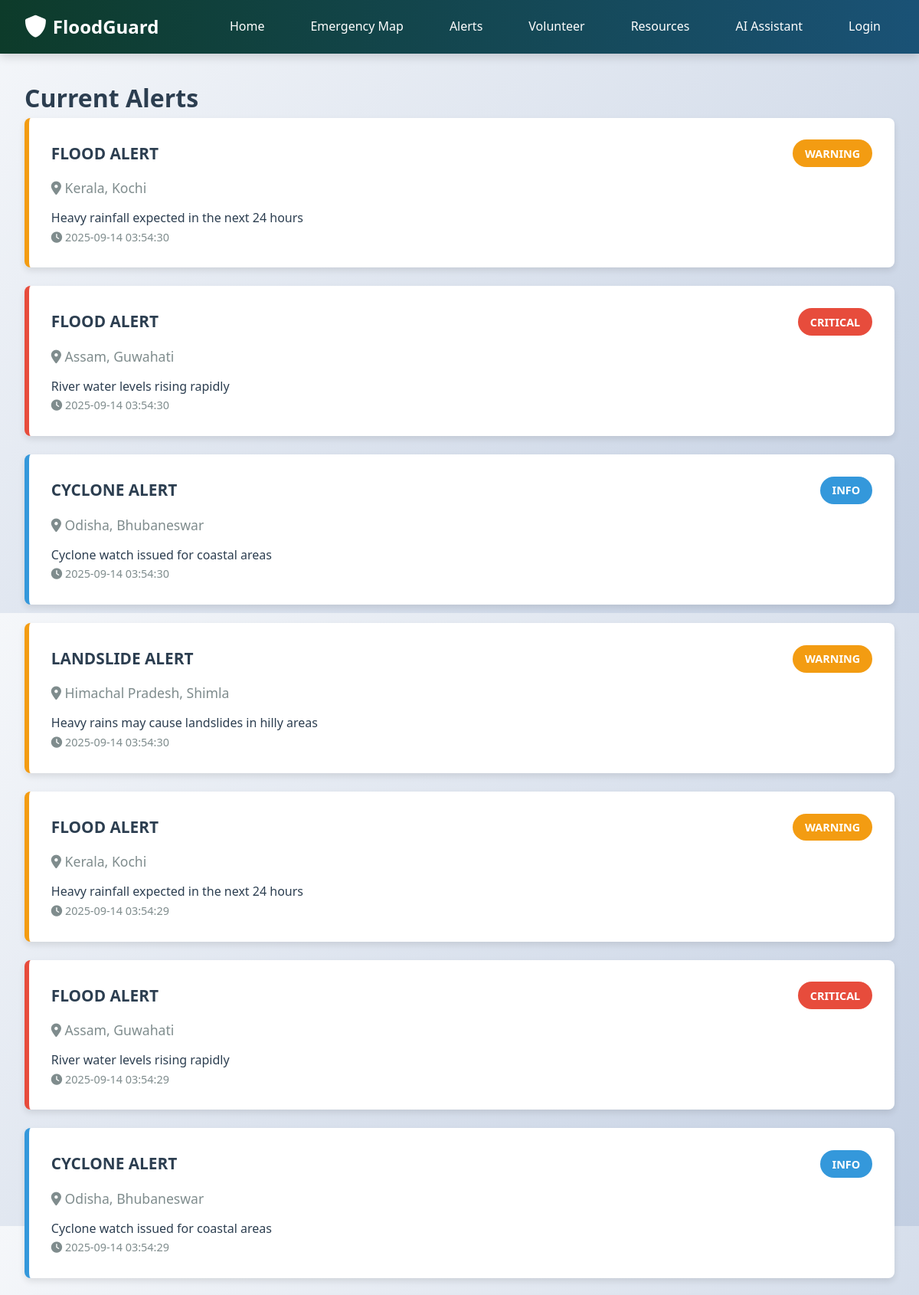
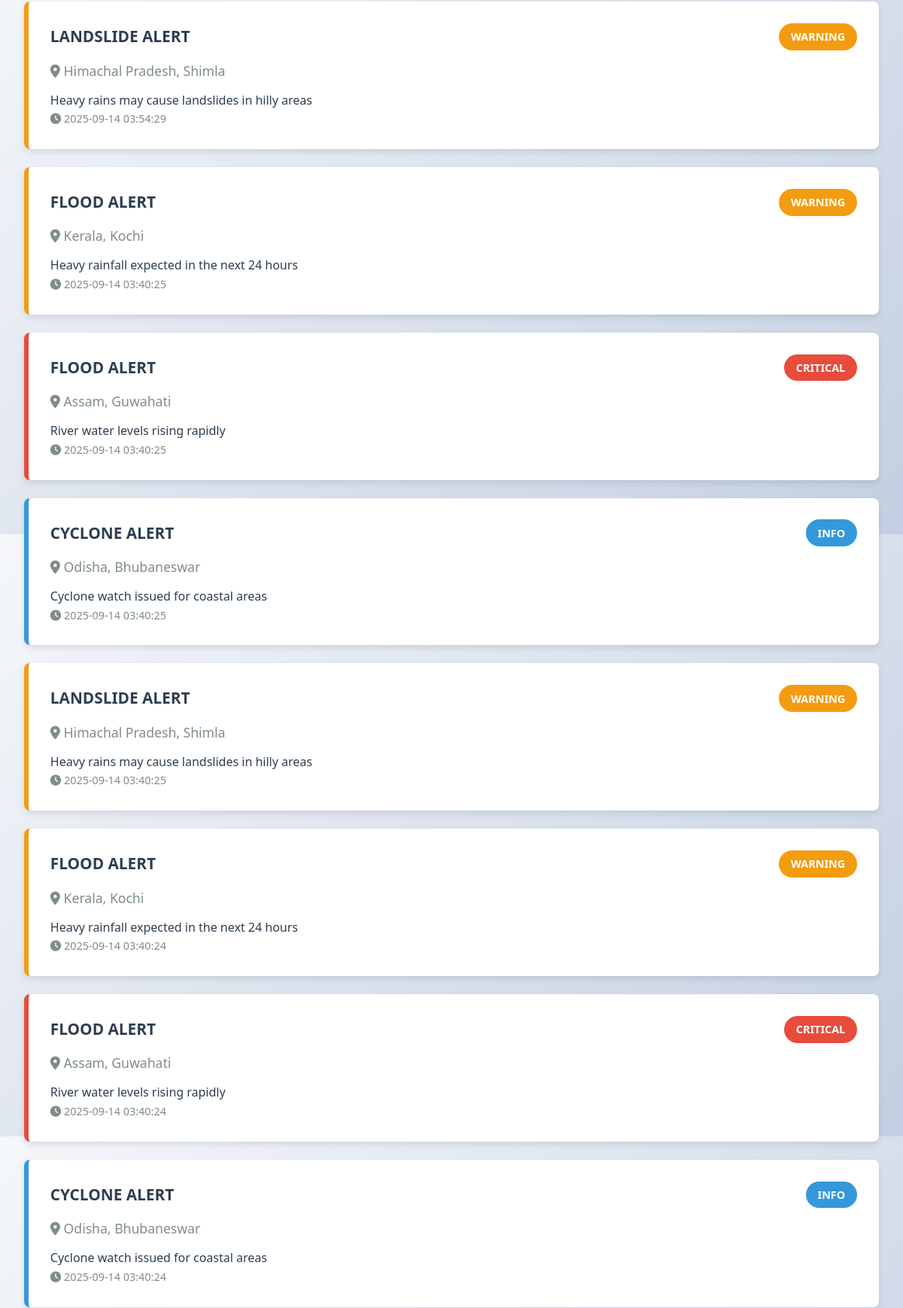
Screenshot of /alerts (upper part) with the database file from the repository (2 pictures, top to bottom).
### tables this page shows
CREATE TABLE alerts
                 (id INTEGER PRIMARY KEY AUTOINCREMENT,
                 type TEXT NOT NULL,
                 location TEXT NOT NULL,
                 severity TEXT NOT NULL,
                 description TEXT NOT NULL,
                 latitude REAL NOT NULL,
                 longitude REAL NOT NULL,
                 created_at TIMESTAMP DEFAULT CURRENT_TIMESTAMP);

### app.py (the view)
@app.route('/alerts')
def alerts():
    conn = get_db()
    alerts = conn.execute('SELECT * FROM alerts ORDER BY created_at DESC').fetchall()
    conn.close()
    return render_template('alerts.html', alerts=alerts)

### app.py (called while the page is built)
def get_db():
    conn = sqlite3.connect(app.config['DATABASE'])
    conn.row_factory = sqlite3.Row
    return conn

### templates/alerts.html (shortened to what this page needs)
{% extends "base.html" %}
{% block content %}
<div class="alert-container">
    <h1>Current Alerts</h1>
    {% if alerts %}
        {% for alert in alerts %}
        <div class="alert-card {{ alert.severity }}">
            <div class="alert-header">
                <div class="alert-title">{{ alert.type|upper }} ALERT</div>
                <div class="alert-severity severity-{{ alert.severity }}">{{ alert.severity|upper }}</div>
            </div>
            <div class="alert-location"><i class="fas fa-map-marker-alt"></i> {{ alert.location }}</div>
            <p>{{ alert.description }}</p>
            <div class="alert-time"><i class="fas fa-clock"></i> {{ alert.created_at }}</div>
        </div>
        {% endfor %}
    {% endif %}
</div>
{% endblock %}

### templates/base.html (shortened to what this page needs)
<!DOCTYPE html>
<html lang="en">
<head>
    <link rel="stylesheet" href="{{ url_for('static', filename='css/style.css') }}">
    <link href="https://cdnjs.cloudflare.com/ajax/libs/font-awesome/6.0.0/css/all.min.css" rel="stylesheet">
    <link rel="stylesheet" href="https://unpkg.com/leaflet@1.7.1/dist/leaflet.css" />
</head>
<body>
    <nav class="navbar">
        <div class="nav-container">
            <div class="nav-logo">
                <i class="fas fa-shield-alt"></i>
                <span>FloodGuard </span>
            </div>
            <ul class="nav-menu">
                <li class="nav-item">
                    <a href="{{ url_for('index') }}" class="nav-link">Home</a>
                </li>
                <li class="nav-item">
                    <a href="{{ url_for('map') }}" class="nav-link">Emergency Map</a>
                </li>
                <li class="nav-item">
                    <a href="{{ url_for('alerts') }}" class="nav-link">Alerts</a>
                </li>
                <li class="nav-item">
                    <a href="{{ url_for('volunteer') }}" class="nav-link">Volunteer</a>
                </li>
                <li class="nav-item">
                    <a href="{{ url_for('resources') }}" class="nav-link">Resources</a>
                </li>
                <li class="nav-item">
                    <a href="{{ url_for('chatbot') }}" class="nav-link">AI Assistant</a>
                </li>
                {% if session.user_id %}
                <li class="nav-item">
                    <a href="{{ url_for('logout') }}" class="nav-link">Logout ({{ session.username }})</a>
                </li>
                {% else %}
                <li class="nav-item">
                    <a href="{{ url_for('login') }}" class="nav-link">Login</a>
                </li>
                {% endif %}
            </ul>
        </div>
    </nav>
    <main>
        {% block content %}{% endblock %}
    </main>
</body>
</html>

### static/css/style.css (style rules this page uses)
:root { --dark-green: #0d3b2a; --medium-green: #1e8449; --light-green: #27ae60; --dark-blue: #1a5276; --medium-blue: #2874a6; --light-blue: #3498db; --dark-gray: #2c3e50; --medium-gray: #7f8c8d; --light-gray: #ecf0f1; --white: #ffffff; --black: #000000; --warning: #f39c12; --danger: #e74c3c; --info: #3498db; --success: #27ae60; }
* { margin: 0; padding: 0; box-sizing: border-box; }
body { font-family: 'Segoe UI', Tahoma, Geneva, Verdana, sans-serif; line-height: 1.6; color: var(--dark-gray); background: linear-gradient(135deg, #f5f7fa 0%, #c3cfe2 100%); min-height: 100vh; }
.navbar { background: linear-gradient(90deg, var(--dark-green) 0%, var(--dark-blue) 100%); padding: 1rem 0; position: sticky; top: 0; z-index: 1000; box-shadow: 0 4px 12px rgba(0, 0, 0, 0.15); }
.nav-container { max-width: 1200px; margin: 0 auto; display: flex; justify-content: space-between; align-items: center; padding: 0 2rem; }
.nav-logo { display: flex; align-items: center; color: var(--white); font-size: 1.5rem; font-weight: bold; }
.nav-logo i { margin-right: 0.5rem; font-size: 1.8rem; }
.nav-menu { display: flex; list-style: none; }
.nav-item { margin-left: 1.5rem; }
.nav-link { color: var(--white); text-decoration: none; font-weight: 500; padding: 0.5rem 1rem; border-radius: 4px; transition: all 0.3s ease; border: 2px solid transparent; }
main { min-height: calc(100vh - 160px); }
.alert-container { max-width: 1200px; margin: 2rem auto; padding: 0 2rem; }
.alert-card { background-color: var(--white); border-left: 6px solid var(--light-blue); border-radius: 8px; padding: 1.8rem; margin-bottom: 1.5rem; box-shadow: 0 4px 8px rgba(0, 0, 0, 0.1); transition: all 0.3s ease; }
.alert-card.critical { border-left-color: var(--danger); }
.alert-card.warning { border-left-color: var(--warning); }
.alert-card.info { border-left-color: var(--info); }
.alert-header { display: flex; justify-content: space-between; align-items: center; margin-bottom: 0.8rem; }
.alert-title { font-weight: bold; font-size: 1.3rem; }
.alert-severity { padding: 0.4rem 1rem; border-radius: 20px; font-size: 0.9rem; font-weight: bold; }
.severity-critical { background-color: var(--danger); color: white; }
.severity-warning { background-color: var(--warning); color: white; }
.severity-info { background-color: var(--info); color: white; }
.alert-location { color: var(--medium-gray); margin-bottom: 0.8rem; font-size: 1.1rem; }
.alert-time { color: var(--medium-gray); font-size: 0.9rem; }

### rows the page displays
alerts: type "FLOOD", severity "WARNING", location "Kerala, Kochi", description "Heavy rainfall expected in the next 24 hours", created_at "2025-09-14 03:54:30"
alerts: type "FLOOD", severity "CRITICAL", location "Assam, Guwahati", description "River water levels rising rapidly", created_at "2025-09-14 03:54:30"
alerts: type "CYCLONE", severity "INFO", location "Odisha, Bhubaneswar", description "Cyclone watch issued for coastal areas", created_at "2025-09-14 03:54:30"
alerts: type "LANDSLIDE", severity "WARNING", location "Himachal Pradesh, Shimla", description "Heavy rains may cause landslides in hilly areas", created_at "2025-09-14 03:54:30"
alerts: type "FLOOD", severity "WARNING", location "Kerala, Kochi", description "Heavy rainfall expected in the next 24 hours", created_at "2025-09-14 03:54:29"
alerts: type "FLOOD", severity "CRITICAL", location "Assam, Guwahati", description "River water levels rising rapidly", created_at "2025-09-14 03:54:29"
alerts: type "CYCLONE", severity "INFO", location "Odisha, Bhubaneswar", description "Cyclone watch issued for coastal areas", created_at "2025-09-14 03:54:29"
alerts: type "LANDSLIDE", severity "WARNING", location "Himachal Pradesh, Shimla", description "Heavy rains may cause landslides in hilly areas", created_at "2025-09-14 03:54:29"
alerts: type "FLOOD", severity "WARNING", location "Kerala, Kochi", description "Heavy rainfall expected in the next 24 hours", created_at "2025-09-14 03:40:25"
alerts: type "FLOOD", severity "CRITICAL", location "Assam, Guwahati", description "River water levels rising rapidly", created_at "2025-09-14 03:40:25"
alerts: type "CYCLONE", severity "INFO", location "Odisha, Bhubaneswar", description "Cyclone watch issued for coastal areas", created_at "2025-09-14 03:40:25"
alerts: type "LANDSLIDE", severity "WARNING", location "Himachal Pradesh, Shimla", description "Heavy rains may cause landslides in hilly areas", created_at "2025-09-14 03:40:25"
alerts: type "FLOOD", severity "WARNING", location "Kerala, Kochi", description "Heavy rainfall expected in the next 24 hours", created_at "2025-09-14 03:40:24"
alerts: type "FLOOD", severity "CRITICAL", location "Assam, Guwahati", description "River water levels rising rapidly", created_at "2025-09-14 03:40:24"
alerts: type "CYCLONE", severity "INFO", location "Odisha, Bhubaneswar", description "Cyclone watch issued for coastal areas", created_at "2025-09-14 03:40:24"
